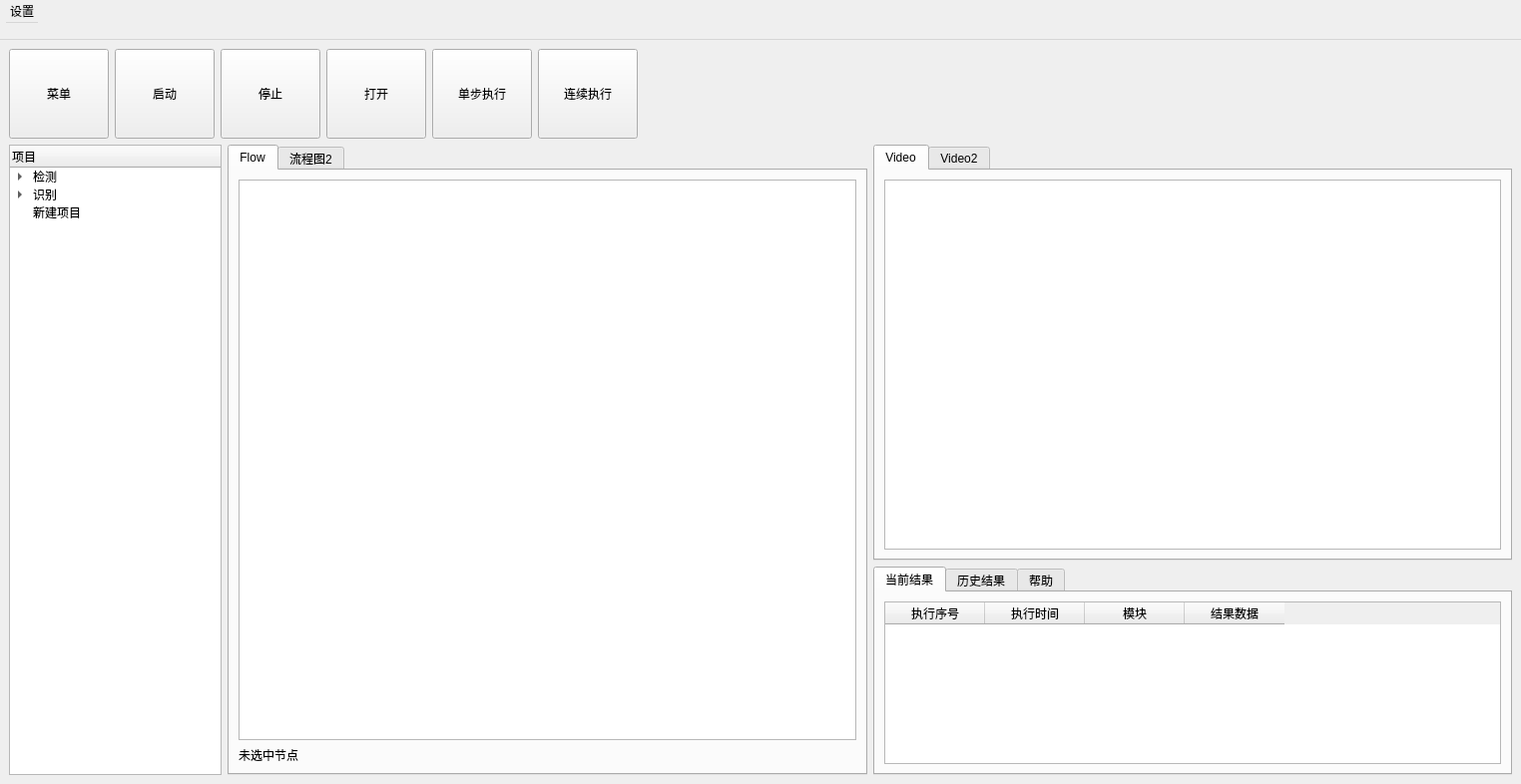
<?xml version="1.0" encoding="UTF-8"?>
<ui version="4.0">
 <class>MainWindow</class>
 <widget class="QMainWindow" name="MainWindow">
  <property name="geometry">
   <rect>
    <x>0</x>
    <y>0</y>
    <width>1524</width>
    <height>786</height>
   </rect>
  </property>
  <property name="sizePolicy">
   <sizepolicy hsizetype="MinimumExpanding" vsizetype="Preferred">
    <horstretch>0</horstretch>
    <verstretch>0</verstretch>
   </sizepolicy>
  </property>
  <property name="windowTitle">
   <string>MainWindow</string>
  </property>
  <widget class="QWidget" name="centralwidget">
   <layout class="QHBoxLayout" name="horizontalLayout_4">
    <item>
     <layout class="QVBoxLayout" name="verticalLayout_4">
      <item>
       <layout class="QHBoxLayout" name="horizontalLayout">
        <item>
         <widget class="QPushButton" name="menu_button">
          <property name="minimumSize">
           <size>
            <width>100</width>
            <height>90</height>
           </size>
          </property>
          <property name="maximumSize">
           <size>
            <width>100</width>
            <height>90</height>
           </size>
          </property>
          <property name="text">
           <string>菜单</string>
          </property>
         </widget>
        </item>
        <item>
         <widget class="QPushButton" name="camera_button">
          <property name="minimumSize">
           <size>
            <width>100</width>
            <height>90</height>
           </size>
          </property>
          <property name="maximumSize">
           <size>
            <width>100</width>
            <height>90</height>
           </size>
          </property>
          <property name="text">
           <string>启动</string>
          </property>
         </widget>
        </item>
        <item>
         <widget class="QPushButton" name="close_button">
          <property name="minimumSize">
           <size>
            <width>100</width>
            <height>90</height>
           </size>
          </property>
          <property name="maximumSize">
           <size>
            <width>100</width>
            <height>90</height>
           </size>
          </property>
          <property name="text">
           <string>停止</string>
          </property>
         </widget>
        </item>
        <item>
         <widget class="QPushButton" name="open_button">
          <property name="minimumSize">
           <size>
            <width>100</width>
            <height>90</height>
           </size>
          </property>
          <property name="maximumSize">
           <size>
            <width>100</width>
            <height>90</height>
           </size>
          </property>
          <property name="text">
           <string>打开</string>
          </property>
         </widget>
        </item>
        <item>
         <widget class="QPushButton" name="btn_step_execute">
          <property name="minimumSize">
           <size>
            <width>100</width>
            <height>90</height>
           </size>
          </property>
          <property name="maximumSize">
           <size>
            <width>100</width>
            <height>90</height>
           </size>
          </property>
          <property name="text">
           <string>单步执行</string>
          </property>
         </widget>
        </item>
        <item>
         <widget class="QPushButton" name="btn_continuous_execute">
          <property name="minimumSize">
           <size>
            <width>100</width>
            <height>90</height>
           </size>
          </property>
          <property name="maximumSize">
           <size>
            <width>100</width>
            <height>90</height>
           </size>
          </property>
          <property name="text">
           <string>连续执行</string>
          </property>
         </widget>
        </item>
        <item>
         <spacer name="horizontalSpacer">
          <property name="orientation">
           <enum>Qt::Horizontal</enum>
          </property>
          <property name="sizeHint" stdset="0">
           <size>
            <width>40</width>
            <height>20</height>
           </size>
          </property>
         </spacer>
        </item>
       </layout>
      </item>
      <item>
       <layout class="QHBoxLayout" name="horizontalLayout_2" stretch="1,3,3">
        <item>
         <widget class="QTreeWidget" name="tree">
          <column>
           <property name="text">
            <string>项目</string>
           </property>
          </column>
          <item>
           <property name="text">
            <string>检测</string>
           </property>
           <item>
            <property name="text">
             <string>直线</string>
            </property>
           </item>
           <item>
            <property name="text">
             <string>圆</string>
            </property>
           </item>
           <item>
            <property name="text">
             <string>灰度</string>
            </property>
           </item>
          </item>
          <item>
           <property name="text">
            <string>识别</string>
           </property>
           <item>
            <property name="text">
             <string>人脸</string>
            </property>
           </item>
           <item>
            <property name="text">
             <string>颜色</string>
            </property>
           </item>
          </item>
          <item>
           <property name="text">
            <string>新建项目</string>
           </property>
          </item>
         </widget>
        </item>
        <item>
         <widget class="QTabWidget" name="flowWidget">
          <property name="currentIndex">
           <number>0</number>
          </property>
          <widget class="QWidget" name="flow">
           <attribute name="title">
            <string>Flow</string>
           </attribute>
           <layout class="QVBoxLayout" name="verticalLayout_3">
            <item>
             <widget class="QGraphicsView" name="flowView"/>
            </item>
            <item>
             <widget class="QLabel" name="lbl_current_node">
              <property name="text">
               <string>未选中节点</string>
              </property>
             </widget>
            </item>
           </layout>
          </widget>
          <widget class="QWidget" name="tab_4">
           <attribute name="title">
            <string>流程图2</string>
           </attribute>
          </widget>
         </widget>
        </item>
        <item>
         <layout class="QVBoxLayout" name="verticalLayout_2" stretch="2,1">
          <item>
           <widget class="QTabWidget" name="tabWidget">
            <property name="currentIndex">
             <number>0</number>
            </property>
            <widget class="QWidget" name="Video">
             <attribute name="title">
              <string>Video</string>
             </attribute>
             <layout class="QHBoxLayout" name="horizontalLayout_5">
              <item>
               <widget class="QGraphicsView" name="graphicsView_video"/>
              </item>
             </layout>
            </widget>
            <widget class="QWidget" name="tab">
             <attribute name="title">
              <string>Video2</string>
             </attribute>
            </widget>
           </widget>
          </item>
          <item>
           <widget class="QTabWidget" name="result_tab">
            <property name="currentIndex">
             <number>0</number>
            </property>
            <widget class="QWidget" name="tab_2">
             <attribute name="title">
              <string>当前结果</string>
             </attribute>
             <layout class="QVBoxLayout" name="verticalLayout">
              <item>
               <widget class="QTableWidget" name="execution_log">
                <property name="columnCount">
                 <number>4</number>
                </property>
                <column>
                 <property name="text">
                  <string>执行序号</string>
                 </property>
                </column>
                <column>
                 <property name="text">
                  <string>执行时间</string>
                 </property>
                </column>
                <column>
                 <property name="text">
                  <string>模块</string>
                 </property>
                </column>
                <column>
                 <property name="text">
                  <string>结果数据</string>
                 </property>
                </column>
               </widget>
              </item>
             </layout>
            </widget>
            <widget class="QWidget" name="tab_3">
             <attribute name="title">
              <string>历史结果</string>
             </attribute>
            </widget>
            <widget class="QWidget" name="tab_5">
             <attribute name="title">
              <string>帮助</string>
             </attribute>
            </widget>
           </widget>
          </item>
         </layout>
        </item>
       </layout>
      </item>
     </layout>
    </item>
   </layout>
  </widget>
  <widget class="QMenuBar" name="menubar">
   <property name="geometry">
    <rect>
     <x>0</x>
     <y>0</y>
     <width>1524</width>
     <height>40</height>
    </rect>
   </property>
   <property name="sizePolicy">
    <sizepolicy hsizetype="Fixed" vsizetype="Minimum">
     <horstretch>0</horstretch>
     <verstretch>0</verstretch>
    </sizepolicy>
   </property>
   <property name="minimumSize">
    <size>
     <width>0</width>
     <height>40</height>
    </size>
   </property>
   <property name="maximumSize">
    <size>
     <width>16777215</width>
     <height>50</height>
    </size>
   </property>
   <property name="font">
    <font>
     <pointsize>9</pointsize>
    </font>
   </property>
   <widget class="QMenu" name="menu">
    <property name="geometry">
     <rect>
      <x>246</x>
      <y>116</y>
      <width>117</width>
      <height>90</height>
     </rect>
    </property>
    <property name="font">
     <font>
      <pointsize>9</pointsize>
     </font>
    </property>
    <property name="title">
     <string>设置</string>
    </property>
    <addaction name="action"/>
    <addaction name="action1"/>
   </widget>
   <addaction name="menu"/>
  </widget>
  <action name="action">
   <property name="text">
    <string>摄像头设置</string>
   </property>
   <property name="font">
    <font/>
   </property>
  </action>
  <action name="action1">
   <property name="text">
    <string>1</string>
   </property>
   <property name="font">
    <font/>
   </property>
  </action>
 </widget>
 <resources/>
 <connections/>
</ui>
